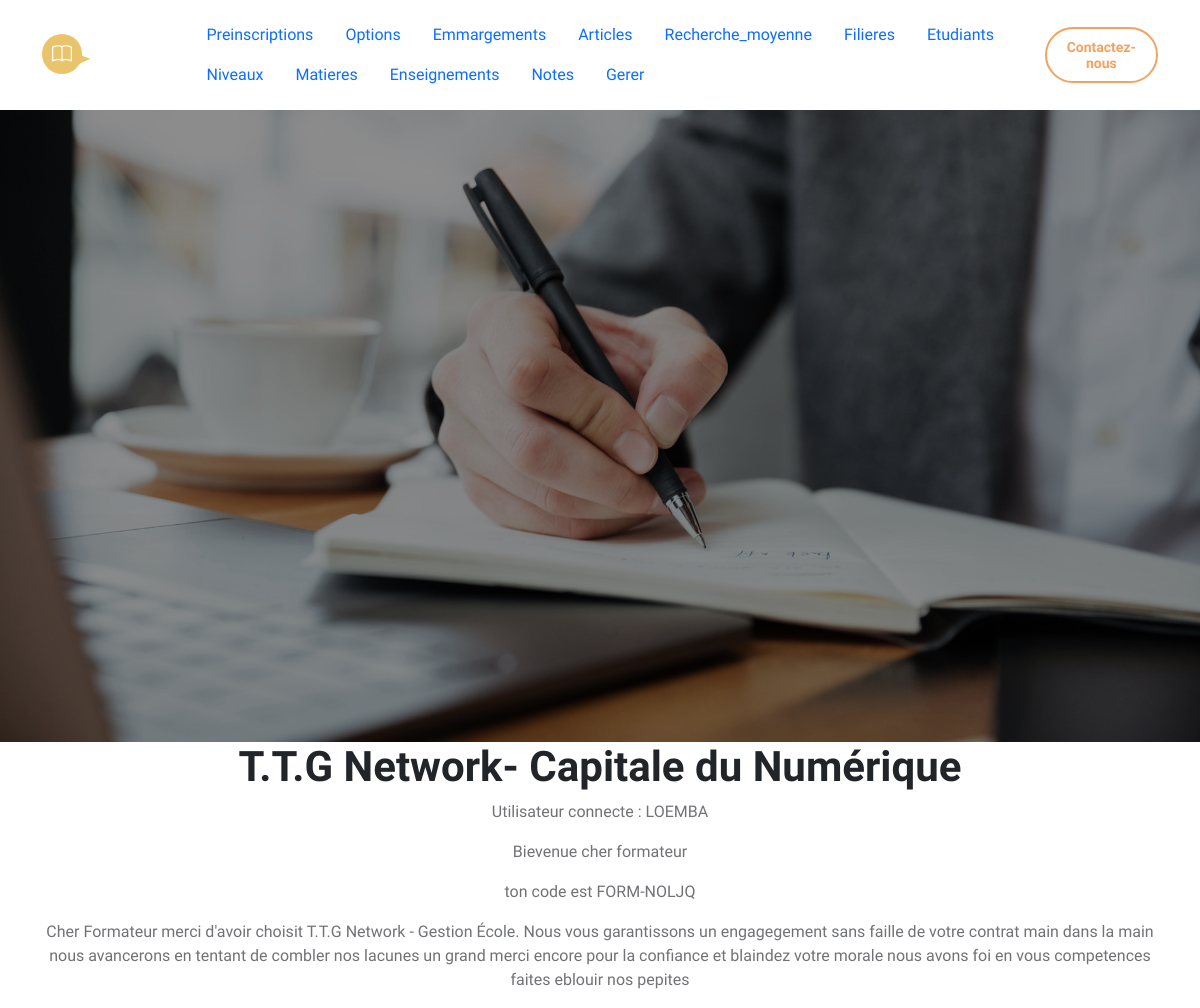
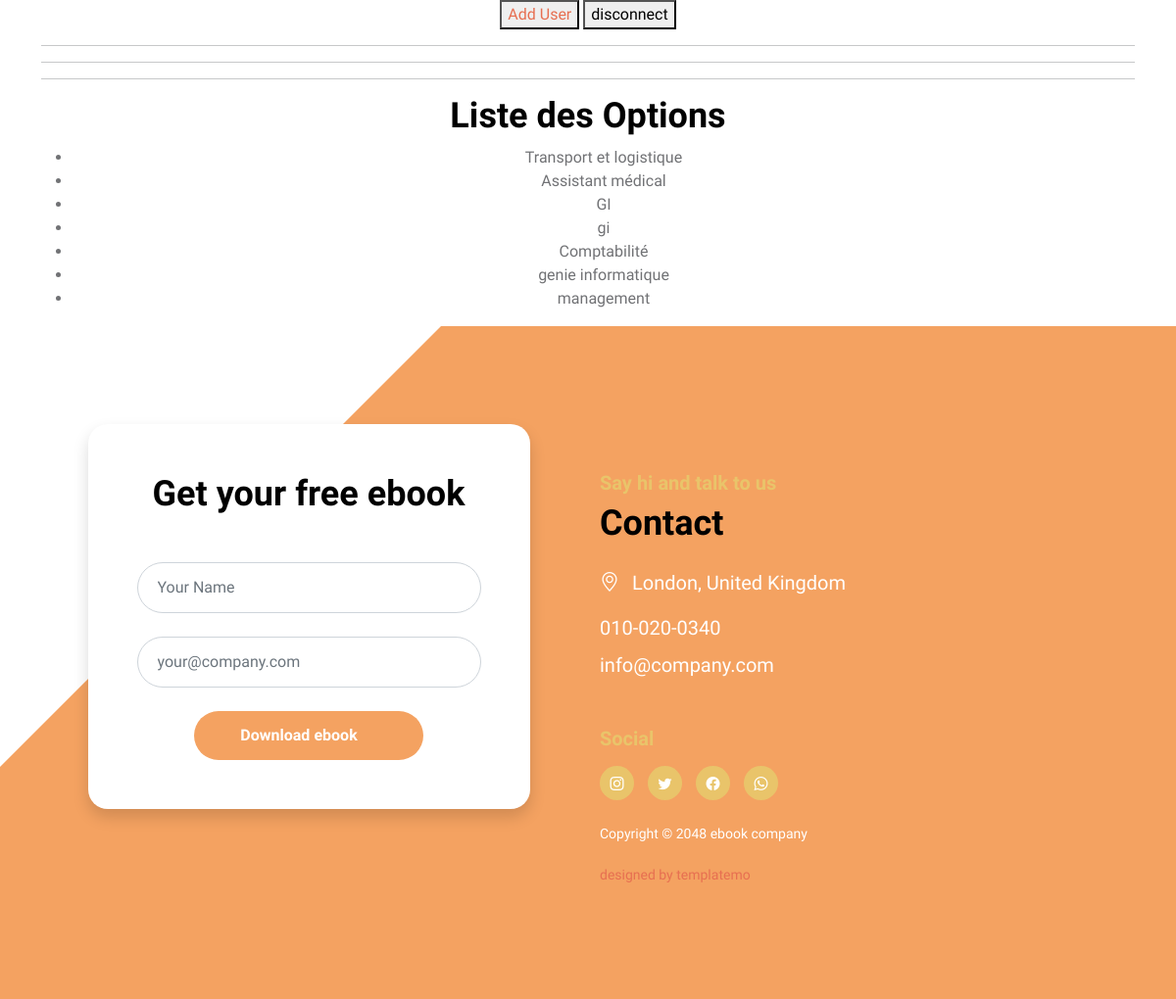
/options/ (signed in), run on the app's committed database (2 pictures, top to bottom).
### core/models.py (models this page shows, shortened)
class User(AbstractUser):
    ROLES = (
        ('admin', 'Administrateur'),
        ('formateur', 'Formateur'),
        ('etudiant', 'Étudiant'),
        ('parent', 'Parent'),
    )
    role = models.CharField(max_length=20, choices=ROLES)
    code_formateur = models.CharField(max_length=10, unique=True, null=True, blank=True)
    code_parent = models.CharField(max_length=10, unique=True, null=True, blank=True)
    matricule = models.CharField(max_length=30, unique=True, null=True, blank=True)

class Option(models.Model):
    nom = models.CharField(max_length=100)
    filiere = models.ForeignKey(Filiere, on_delete=models.CASCADE)

### core/views.py (the view)
# urls.py: path('options/', views.options_view, name='options'),
@login_required
def options_view(request):
    options = Option.objects.all()
    return render(request, 'options.html', {'options': options})

### core/templates/options.html (shortened to what this page needs)
{% extends "base.html" %}
{% block content %}
  <hr>
  <h2>Liste des Options</h2>
  <ul>
    {% for option in options %}
      <li>{{ option.nom }}</li>
    {% endfor %}
  </ul>
{% endblock %}

### core/templates/base.html (shortened to what this page needs)
<!DOCTYPE html>
<html lang="fr">
  {% load static %}
<head>
        <link href="{% static 'css/bootstrap.min.css' %}" rel="stylesheet">
        <link href="{% static 'css/bootstrap-icons.css' %}" rel="stylesheet">
        <link href="{% static 'css/templatemo-ebook-landing.css' %}" rel="stylesheet">
    </head>
    <body>
        <main>
            <nav class="navbar navbar-expand-lg">
                <div class="container">
                    <a class="navbar-brand" href="index.html">
                        <i class="navbar-brand-icon bi-book me-2"></i>
                        <span>ebook</span>
                    </a>
                    <div class="collapse navbar-collapse" id="navbarNav">
                        <ul class="nav">
                            <li class="nav-item">
                                <a class="nav-link click-scroll" href="{% url 'preinscription' %}">Preinscriptions</a>
                            </li>
                            <li class="nav-item">
                                <a class="nav-link click-scroll" href="{% url 'options' %}">Options</a>
                            </li>
                            <li class="nav-item">
                                <a class="nav-link click-scroll" href="{% url 'liste_emargements' %}">Emmargements</a>
                            </li>
                            <li class="nav-item">
                              <a class="nav-link click-scroll" href="{% url 'article' %}">Articles</a>
                          </li>
                            <li class="nav-item">
                                <a class="nav-link click-scroll" href="{% url 'recherche_moyenne' %}">Recherche_moyenne</a>
                            </li>
                            <li class="nav-item">
                                <a class="nav-link click-scroll" href="{% url 'filiere' %}">Filieres</a>
                            </li>
                            <li class="nav-item">
                                <a class="nav-link click-scroll" href="{% url 'etudiant' %}">Etudiants</a>
                            </li>
                            <li class="nav-item">
                                <a class="nav-link click-scroll" href="{% url 'niveau' %}">Niveaux</a>
                            </li>
                            <li class="nav-item">
                                <a class="nav-link click-scroll" href="{% url 'matiere' %}">Matieres</a>
                            </li>
                            <li class="nav-item">
                                <a class="nav-link click-scroll" href="{% url 'enseignement' %}">Enseignements</a>
                            </li>
                            <li class="nav-item">
                                <a class="nav-link click-scroll" href="{% url 'note' %}">Notes</a>
                            </li>
                            <li class="nav-item">
                                <a class="nav-link click-scroll" href="{% url 'admin:index' %}">Gerer</a>
                            </li>
                        </ul>
                        <div class="d-none d-lg-block">
                            <a href="#" class="btn custom-btn custom-border-btn btn-naira btn-inverted">
                                <i class="btn-icon bi-cloud-download"></i>
                                <span>Contactez-nous</span>
                            </a>
                        </div>
                    </div>
                </div>
            </nav>
            <section class="hero-section d-flex justify-content-center align-items-center" id="section_1">
              <div class="container">
                  <div class="row">
                      <div class="hero-image-wrap col-lg-6 col-12 mt-3 mt-lg-0">
                      </div>
                  </div>
              </div>
          </section>
<section class="container" style="text-align: center;">
  <header>
    <h1>T.T.G Network- Capitale du Numérique </h1>
    <main>
        <p>Utilisateur connecte : {{user}}</p>
          {% if user.is_authenticated %}
          {% if user.role %}
          <p>Bievenue cher {{user.role}} </p>
          {% else %}
          <p>Bievenue cher Admin </p>
          {% endif %}
            {% if user.matricule %}
            <p>ton matricule est {{user.matricule}}</p>
            <p>
                Cher etudiant merci d'avoir choisit T.T.G Network - Gestion École.
                Nous vous garantissons un apprentissage serieux et rigoureux main dans
                la main nous avancerons en tentant de combler nos lacunes un grand merci
                encore pour la confiance et blaindez votre morale car la route sera longue
            </p>
            {% elif user.code_formateur %}
            <p>ton code est {{user.code_formateur}}</p>
            <p>
                Cher Formateur merci d'avoir choisit T.T.G Network - Gestion École.
                Nous vous garantissons un engagegement sans faille de votre contrat main
                dans la main nous avancerons en tentant de combler nos lacunes un grand merci
                encore pour la confiance et blaindez votre morale nous avons foi en vous
                competences faites eblouir nos pepites
            </p>
            {% else %}
              <p>
                Bienvenue sur la plateforme officielle de T.T.G Network - Gestion Ecole.
                Accèdez facilement à votre avenir académique
            </p>
            {% endif %}
          {% endif %}
        <button><a href="{% url 'urlregister' %}">Add User</a></button>
        <a href="{% url 'urllogout' %}"><button>disconnect</button></a>
        <hr>
        <hr>
      </main>
      {% block content %}{% endblock %}
    </section>
  <section class="contact-section section-padding" id="section_5">
    <div class="container">
        <div class="row">
            <div class="col-lg-5 col-12 mx-auto">
                <form class="custom-form ebook-download-form bg-white shadow" action="#" method="post" role="form">
                    <div class="text-center mb-5">
                        <h2 class="mb-1">Get your free ebook</h2>
                    </div>
                    <div class="ebook-download-form-body">
                        <div class="input-group mb-4">
                            <input type="text" name="ebook-form-name" id="ebook-form-name" class="form-control" aria-label="ebook-form-name" aria-describedby="basic-addon1" placeholder="Your Name" required>
                            <span class="input-group-text" id="basic-addon1">
                            </span>
                        </div>
                        <div class="input-group mb-4">
                            <input type="email" name="ebook-email" id="ebook-email" pattern="[^ @]*@[^ @]*" class="form-control" placeholder="your@company.com" aria-label="ebook-form-email" aria-describedby="basic-addon2" required="">
                            <span class="input-group-text" id="basic-addon2">
                            </span>
                        </div>
                        <div class="col-lg-8 col-md-10 col-8 mx-auto">
                            <button type="submit" class="form-control">Download ebook</button>
                        </div>
                    </div>
                </form>
            </div>
            <div class="col-lg-6 col-12">
                <h6 class="mt-5">Say hi and talk to us</h6>
                <h2 class="mb-4">Contact</h2>
                <p class="mb-3">
                    <i class="bi-geo-alt me-2"></i>
                    London, United Kingdom
                </p>
                <p class="mb-2">
                    <a href="tel: 010-020-0340" class="contact-link">
                        010-020-0340
                    </a>
                </p>
                <p>
                    <a href="mailto:info@company.com" class="contact-link">
                        info@company.com
                    </a>
                </p>
                <h6 class="site-footer-title mt-5 mb-3">Social</h6>
                <ul class="social-icon mb-4">
                    <li class="social-icon-item">
                        <a href="#" class="social-icon-link bi-instagram"></a>
                    </li>
                    <li class="social-icon-item">
                        <a href="#" class="social-icon-link bi-twitter"></a>
                    </li>
                    <li class="social-icon-item">
                        <a href="#" class="social-icon-link bi-facebook"></a>
                    </li>
                    <li class="social-icon-item">
                        <a href="#" class="social-icon-link bi-whatsapp"></a>
                    </li>
                </ul>
                <p class="copyright-text">Copyright © 2048 ebook company
                <br><br><a rel="nofollow" href="https://templatemo.com" target="_blank">designed by templatemo</a></p>
            </div>
        </div>
    </div>
</section>
</main>
</body>
</html>

### data on the page
User: username "LOEMBA", role "formateur", code_formateur "FORM-NOLJQ"
Option: nom "Transport et logistique"
Option: nom "Assistant médical"
Option: nom "GI"
Option: nom "gi"
Option: nom "Comptabilité"
Option: nom "genie informatique"
Option: nom "management"
